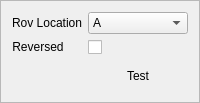
                        <widget class="QFrame" name="config_frame_thruster_8">
                         <property name="sizePolicy">
                          <sizepolicy hsizetype="MinimumExpanding" vsizetype="Fixed">
                           <horstretch>0</horstretch>
                           <verstretch>0</verstretch>
                          </sizepolicy>
                         </property>
                         <property name="minimumSize">
                          <size>
                           <width>0</width>
                           <height>0</height>
                          </size>
                         </property>
                         <property name="maximumSize">
                          <size>
                           <width>16777215</width>
                           <height>16777215</height>
                          </size>
                         </property>
                         <property name="styleSheet">
                          <string notr="true">QFrame#config_frame_thruster_8{
background-color: rgba(40,40,40,255);
border-radius: 20px;
width:250px;
}
</string>
                         </property>
                         <property name="frameShape">
                          <enum>QFrame::StyledPanel</enum>
                         </property>
                         <property name="frameShadow">
                          <enum>QFrame::Raised</enum>
                         </property>
                         <layout class="QVBoxLayout" name="verticalLayout_15">
                          <item>
                           <layout class="QGridLayout" name="gridLayout_12">
                            <item row="0" column="0">
                             <widget class="QLabel" name="config_label_thruster_rov_location_8">
                              <property name="sizePolicy">
                               <sizepolicy hsizetype="Fixed" vsizetype="Fixed">
                                <horstretch>0</horstretch>
                                <verstretch>0</verstretch>
                               </sizepolicy>
                              </property>
                              <property name="text">
                               <string>Rov Location</string>
                              </property>
                              <property name="alignment">
                               <set>Qt::AlignCenter</set>
                              </property>
                              <property name="buddy">
                               <cstring>config_label_test_speed</cstring>
                              </property>
                             </widget>
                            </item>
                            <item row="0" column="1">
                             <widget class="QComboBox" name="config_cbox_thruster_rov_location_8">
                              <item>
                               <property name="text">
                                <string>A</string>
                               </property>
                              </item>
                              <item>
                               <property name="text">
                                <string>B</string>
                               </property>
                              </item>
                              <item>
                               <property name="text">
                                <string>C</string>
                               </property>
                              </item>
                              <item>
                               <property name="text">
                                <string>D</string>
                               </property>
                              </item>
                              <item>
                               <property name="text">
                                <string>E</string>
                               </property>
                              </item>
                              <item>
                               <property name="text">
                                <string>F</string>
                               </property>
                              </item>
                              <item>
                               <property name="text">
                                <string>G</string>
                               </property>
                              </item>
                              <item>
                               <property name="text">
                                <string>H</string>
                               </property>
                              </item>
                             </widget>
                            </item>
                            <item row="1" column="1">
                             <widget class="QCheckBox" name="config_checkbox_thruster_reversed_8">
                              <property name="text">
                               <string/>
                              </property>
                             </widget>
                            </item>
                            <item row="2" column="1">
                             <widget class="QPushButton" name="config_btn_thruster_test_8">
                              <property name="minimumSize">
                               <size>
                                <width>0</width>
                                <height>0</height>
                               </size>
                              </property>
                              <property name="maximumSize">
                               <size>
                                <width>16777215</width>
                                <height>16777215</height>
                               </size>
                              </property>
                              <property name="styleSheet">
                               <string notr="true">border-radius: 15px;
height: 30px;</string>
                              </property>
                              <property name="text">
                               <string>Test</string>
                              </property>
                             </widget>
                            </item>
                            <item row="1" column="0">
                             <widget class="QLabel" name="config_label_thruster_rov_reversed_8">
                              <property name="sizePolicy">
                               <sizepolicy hsizetype="Fixed" vsizetype="Fixed">
                                <horstretch>0</horstretch>
                                <verstretch>0</verstretch>
                               </sizepolicy>
                              </property>
                              <property name="text">
                               <string>Reversed</string>
                              </property>
                              <property name="alignment">
                               <set>Qt::AlignCenter</set>
                              </property>
                              <property name="buddy">
                               <cstring>config_label_test_speed</cstring>
                              </property>
                             </widget>
                            </item>
                           </layout>
                          </item>
                         </layout>
                        </widget>
